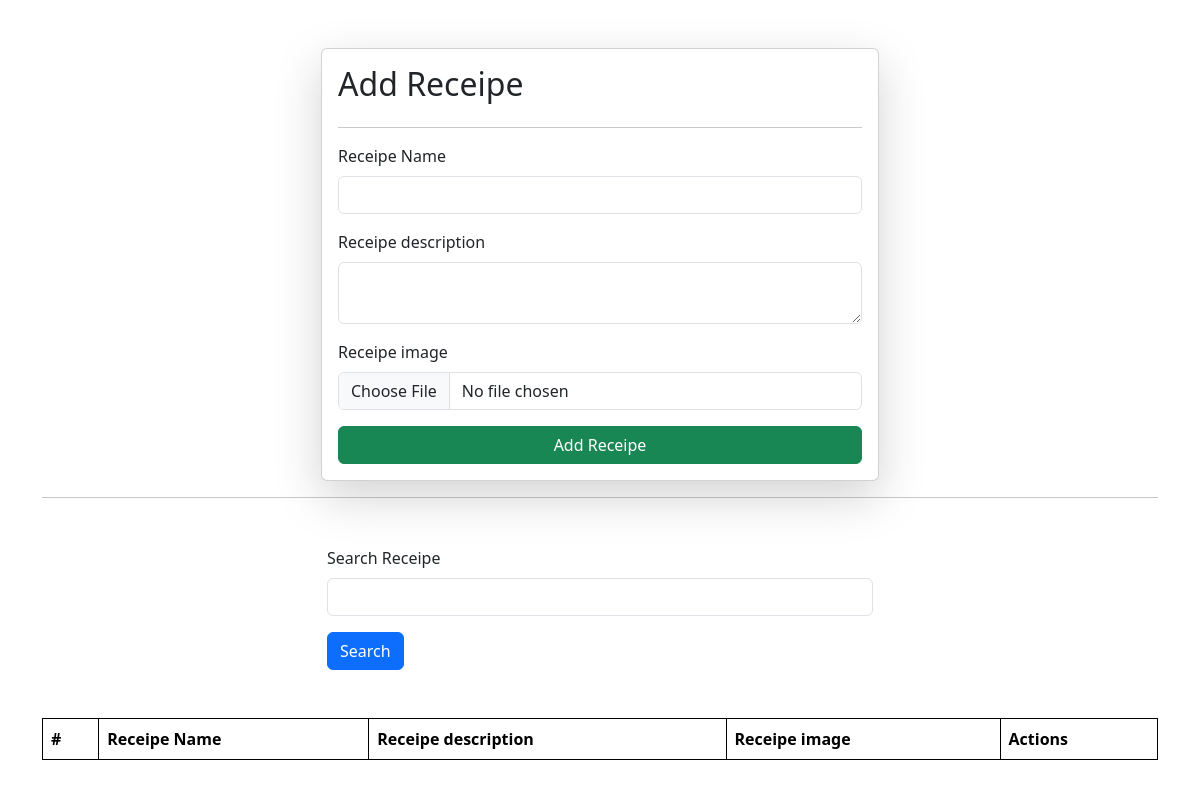
The app's page /receipes/, older data.
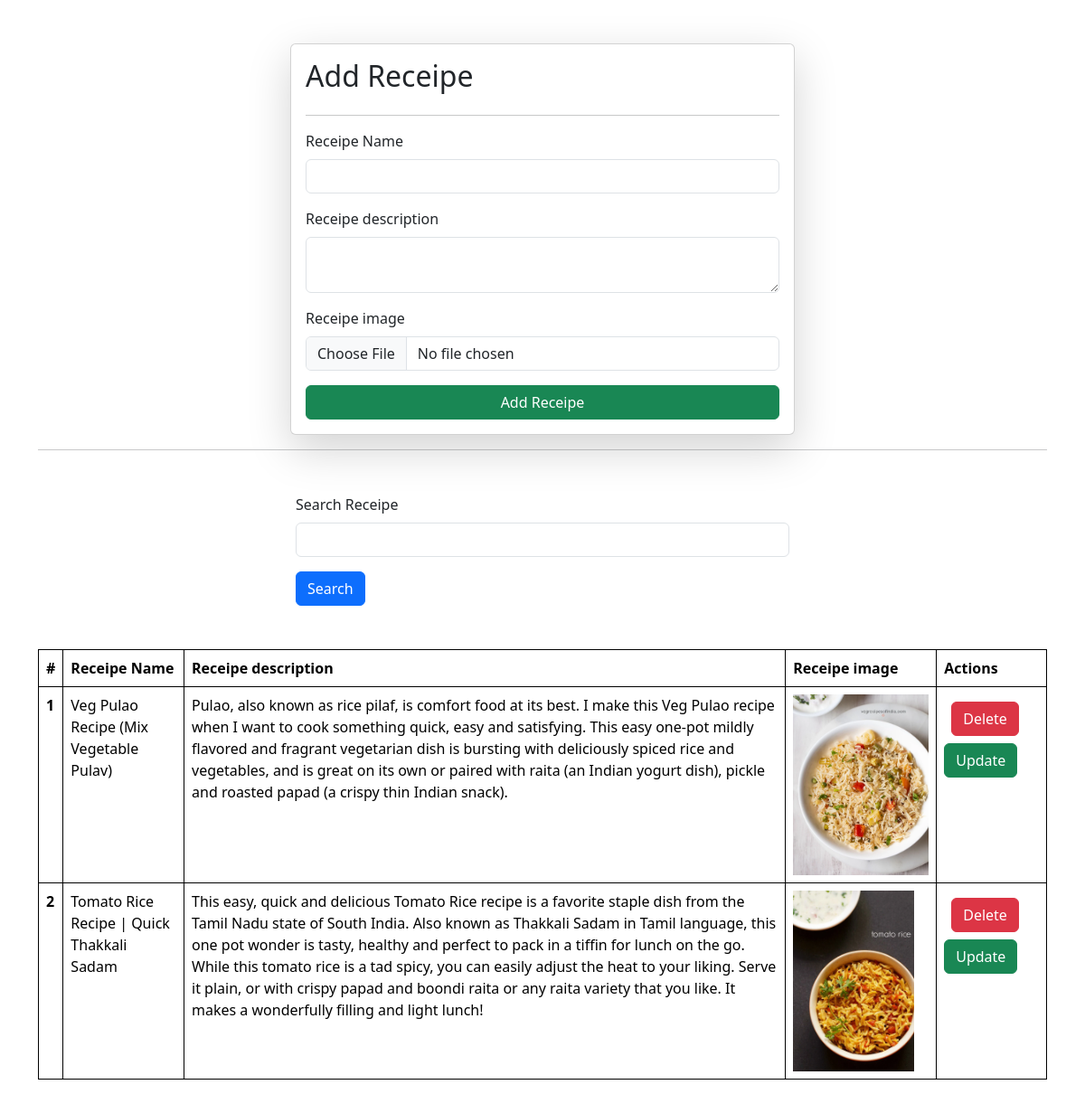
The same page, newer data.
### recipes/models.py (models this page shows)
class receipe(models.Model):
    receipe_name = models.CharField(max_length=100)
    receipe_description = models.TextField()
    receipe_image = models.ImageField(upload_to='receipe')

### recipes/views.py (the view, shortened to what this page needs)
# urls.py: path('receipes/', receipes, name='receipes'),
def receipes(request):
    queryset = receipe.objects.all()
    if request.GET.get('search'):
        search = request.GET.get('search')
        queryset = receipe.objects.filter(receipe_name__icontains=search)
    context = {'receipes': queryset}
    return render(request, 'receipes.html', context)

### recipes/templates/receipes.html (shortened to what this page needs)
{% extends 'helper.html' %} {% block start %}
<div class="container mt-5">
  <form
    class="col-6 mx-auto card p-3 shadow-lg"
    method="post"
    enctype="multipart/form-data"
  >
    <h2>Add Receipe</h2>
    <hr />
    <div class="mb-3">
      <label for="exampleInputEmail1" class="form-label">Receipe Name</label>
      <input name="receipe_name" required type="text" class="form-control" />
    </div>
    <div class="mb-3">
      <label for="exampleInputPassword1" class="form-label"
        >Receipe description</label
      >
      <textarea
        class="form-control"
        name="receipe_description"
        required
      ></textarea>
    </div>
    <div class="mb-3">
      <label for="exampleInputPassword1" class="form-label"
        >Receipe image</label
      >
      <input name="receipe_image" type="file" class="form-control" />
    </div>
    <button type="submit" class="btn btn-success">Add Receipe</button>
  </form>
  <hr />
  <table class="table mt-5">
    <div class="container mt-5">
      <div class="mx-auto col-6">
        <form>
          <div class="mb-3">
            <label for="exampleInputEmail1" class="form-label"
              >Search Receipe</label
            >
            <input name="Search" type="text" class="form-control" />
          </div>
          <button type="submit" class="btn btn-primary">Search</button>
        </form>
      </div>
      <thead>
        <tr>
          <th scope="col">#</th>
          <th scope="col">Receipe Name</th>
          <th scope="col">Receipe description</th>
          <th scope="col">Receipe image</th>
          <th scope="col">Actions</th>
        </tr>
      </thead>
    </div>
    <tbody>
      {% for receipe in receipes %}
      <tr>
        <th scope="row">{{forloop.counter}}</th>
        <td>{{receipe.receipe_name}}</td>
        <td>{{receipe.receipe_description}}</td>
        <td>
          <img src="/media/{{receipe.receipe_image}}" style="height: 200px" />
        </td>
        <td>
          <a href="/delete_receipe/{{receipe.id}}/" class="btn btn-danger m-2"
            >Delete</a
          >
          <a href="/update_receipe/{{receipe.id}}/" class="btn btn-success"
            >Update</a
          >
        </td>
      </tr>
      {% endfor %}
    </tbody>
  </table>
</div>
{% endblock %}

### home/templates/helper.html (shortened to what this page needs)
<!DOCTYPE html>
<html lang="en">
<head>
    <link href="https://cdn.jsdelivr.net/npm/bootstrap@5.3.3/dist/css/bootstrap.min.css" rel="stylesheet">
</head>
<body>
    {% block start %}
    {% endblock %}

### home/templates/helper.html (style rules this page uses)
table, th, td { border: 1px solid black; }

Row changes from the older to the newer data that the page shows:
added receipe: receipe_name "Veg Pulao Recipe (Mix Vegetable Pulav)", receipe_description "Pulao, also known as rice pilaf, is comfort food at its best. I make this Veg Pulao recipe when I want to cook something quick, easy and satisfying. This easy one-pot mildly flavored and fragrant vegetarian dish is bursting with deliciously spiced rice and vegetables, and is great on its own or paired with raita (an Indian yogurt dish), pickle and roasted papad (a crispy thin Indian snack).", receipe_image (picture)
added receipe: receipe_name "Tomato Rice Recipe | Quick Thakkali Sadam", receipe_description "This easy, quick and delicious Tomato Rice recipe is a favorite staple dish from the Tamil Nadu state of South India. Also known as Thakkali Sadam in Tamil language, this one pot wonder is tasty, healthy and perfect to pack in a tiffin for lunch on the go. While this tomato rice is a tad spicy, you can easily adjust the heat to your liking. Serve it plain, or with crispy papad and boondi raita or any raita variety that you like. It makes a wonderfully filling and light lunch!", receipe_image (picture)
